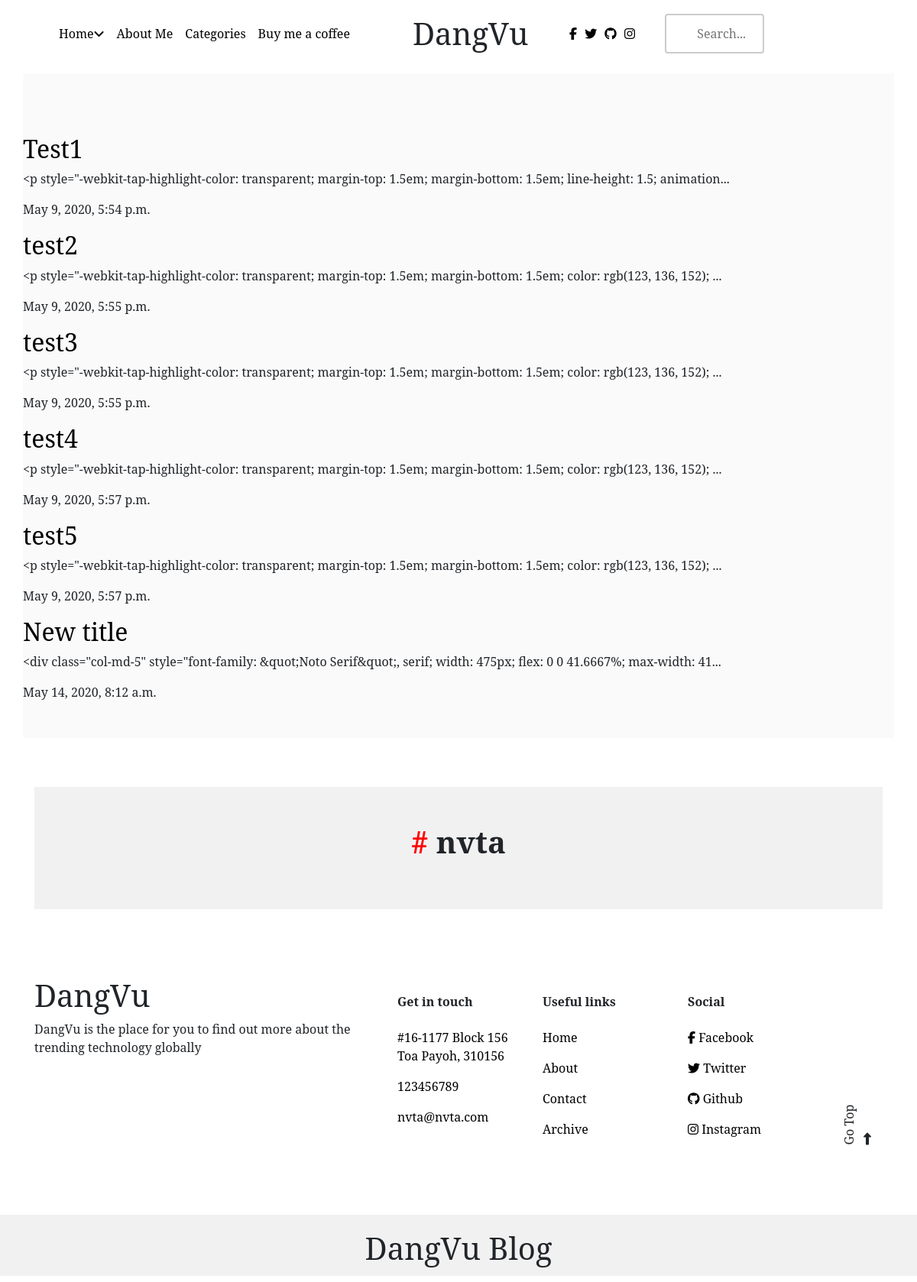
Page /articles on the earlier database version.
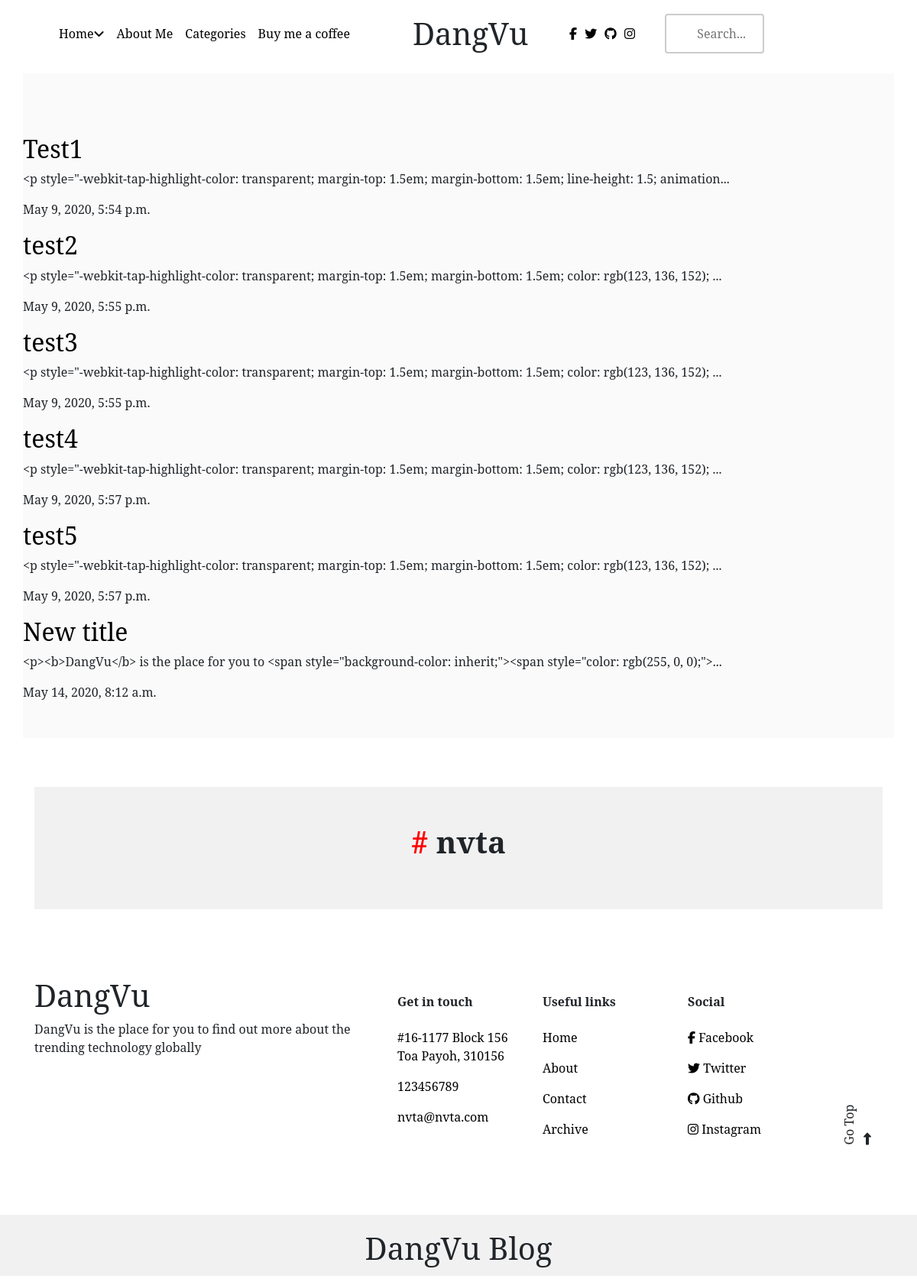
Same page on the later database version.
### articles/models.py (models this page shows, shortened)
class Article(models.Model):
    TAGGIT_CASE_INSENSITIVE = True
    title = models.CharField(max_length=200)
    slug = models.SlugField()
    body = models.TextField()
    date = models.DateTimeField(auto_now_add= True)
    thumb = models.ImageField(default='default.jpg', blank=True)
    category = models.ForeignKey(Category, null=True, blank=True, on_delete= models.SET_NULL)
    tags = TaggableManager()
    hit_count_generic = GenericRelation(HitCount, object_id_field='object_pk',related_query_name='hit_count_generic_relation')
    def snippet(self):
        return self.body[0:120] + "..."

### articles/views.py (the view)
# urls.py: path('articles', views.article_list, name='list'),
def article_list(request):
    articles = Article.objects.all().order_by("date")
    paginator = Paginator(articles, 10)
    page = request.GET.get('page')
    try:
        articles = paginator.page(page)
    except PageNotAnInteger:
        articles = paginator.page(1)
    except EmptyPage:
        articles = paginator.page(paginator.num_pages)
    return render(request,
                  'articles/article_list.html',
                  {'page': page,
                   'articles': articles})

### articles/templates/articles/article_list.html (shortened to what this page needs)
{% extends 'base_layout.html'%}
{% block content%}
	<section class="section-body container">
		<div class = "articles">
			{% for article in articles %}
				<div class="article">
					<h2><a href="/articles/{{article.slug }}">{{article.title }}</a></h2>
					<p>{{ article.snippet }}</p>
						<p>{{ article.date }}</p>
				</div>
			{% endfor %}
		</div>
	</section>
{% endblock%}

Differences in the rows shown:
changed Article "New title": snippet "<div class=\"col-md-5\" style=\"font-family: &quot;Noto Serif&quot;, serif; width: 475px; flex: 0 0 41.6667%; max-width: 41..." → "<p><b>DangVu</b> is the place for you to <span style=\"background-color: inherit;\"><span style=\"color: rgb(255, 0, 0);\">..."
